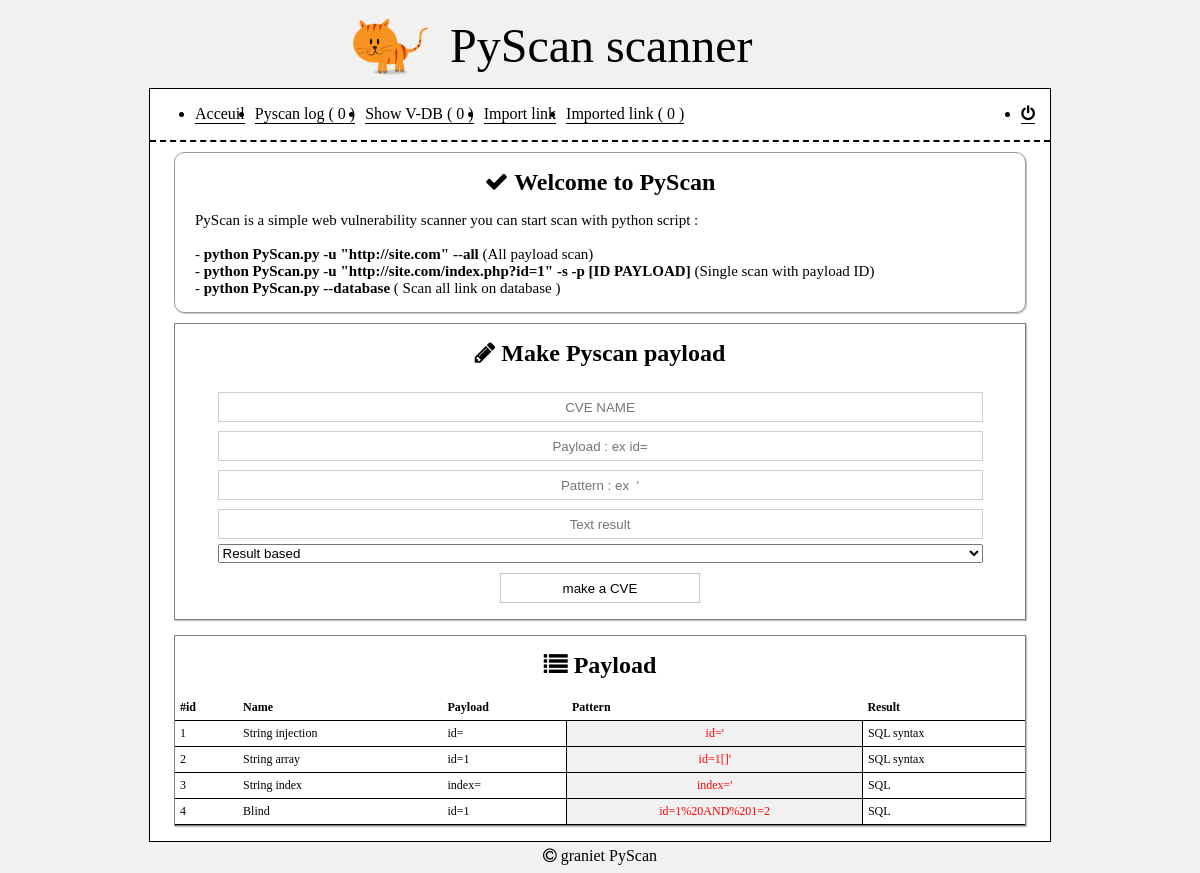
The page /panel/index.php (signed in) on the database its author committed.
### tables this page shows
CREATE TABLE `payloadcve` (
`id` int(11) NOT NULL,
  `name` text NOT NULL,
  `payload` text NOT NULL,
  `pattern` text NOT NULL,
  `result` text NOT NULL,
  `perform` text NOT NULL
);

### web/panel/config/config.php (the view, shortened to what this page needs)
<?php
$bdd = new PDO('mysql:host=localhost;dbname=pyscan', 'root', 'root');
        ?>
        <?php
function GetPayload()
{
    global $bdd;
    $select_log = $bdd->prepare("SELECT * FROM payloadcve");
    $select_log->execute();
    while($fetch = $select_log->fetch())
    {
        ?>
              <tr>
                <td><?php echo $fetch['id'];?></td>
                <td><?php echo $fetch['name'];?></td>
                <td><?php echo $fetch['payload']; ?></td>
                <td class="active"><?php echo $fetch['pattern']; ?></td>
                <td><?php echo $fetch['result']; ?></td>
              </tr>
        <?php
    }
}
        ?>
        <?php
function countunreadlog()
{
    global $bdd;
    $select = $bdd->prepare("SELECT COUNT(*) FROM logs WHERE unread = '0'");
    $select->execute();
    $fetch = $select->fetch();
    if($fetch['COUNT(*)'] != NULL)
        return $fetch['COUNT(*)'];
}
function countunreadvuln()
{
    global $bdd;
    $select = $bdd->prepare("SELECT COUNT(*) FROM vuln_logs WHERE unread = '0'");
    $select->execute();
    $fetch = $select->fetch();
    if($fetch['COUNT(*)'] != NULL)
        return $fetch['COUNT(*)'];
}
function countimported()
{
    global $bdd;
    $select = $bdd->prepare("SELECT COUNT(*) FROM linkchecked WHERE checkeding = '0'");
    $select->execute();
    $fetch = $select->fetch();
    if($fetch['COUNT(*)'] != NULL)
        return $fetch['COUNT(*)'];
}
?>

### web/panel/index.php (shortened to what this page needs)
<html>
    <head>
        <link rel="stylesheet" href="https://maxcdn.bootstrapcdn.com/font-awesome/4.5.0/css/font-awesome.min.css">
        <link rel="stylesheet" href="styles.css" />
    </head>
    <div class="logo"><p class="titrelogo">PyScan scanner</p></div>
<?php
if(!isset($_SESSION['login']) || $_SESSION['login'] == '')
    require_once('page/login/index.php');
elseif(isset($_SESSION['login']) && $_SESSION['login'] != '')
{
    if(!isset($_GET['action']) || $_GET['action'] == "index")
        require_once('page/panel/index.php');
    elseif(isset($_GET['action']) && $_GET['action'] != '')
    {
        $dir = $_GET['action'];
        if(is_dir("page/$dir") && file_exists("page/$dir/index.php"))
            require_once("page/".$dir."/index.php");
        else
            echo "404 NOT FOUND";
    }
}
    ?>
</html>

### web/panel/page/panel/index.php (shortened to what this page needs)
<?php
require('config/config.php');
?>
<div class="container">
    <div class="header">
        <?php
        require_once('includes/menu.php');
        ?>
    </div>
    <div class="body">
        <div class="firstinfo">
            <h1 class="titre"><i class="fa fa-check"></i> Welcome to PyScan</h1>
            <p class="introduction">
                PyScan is a simple web vulnerability scanner you can start scan with python script : <br />
                <br />
                - <b>python PyScan.py -u "http://site.com" --all </b>(All payload scan)<br />
                - <b>python PyScan.py -u "http://site.com/index.php?id=1" -s -p [ID PAYLOAD]</b> (Single scan with payload ID)<br />
                - <b>python PyScan.py --database </b> ( Scan all link on database )<br />
            </p>
        </div>
        <div class="CVE">
            <h1 class="titre"><i class="fa fa-pencil"></i> Make Pyscan payload </h1>
            <form action="#" method="post">
                <input class="making" type="text" name="name" placeholder="CVE NAME" />
                <input class="making" type="text" name="payload" placeholder="Payload : ex id=" />
                <input class="making" type="text" name="pattern" placeholder="Pattern : ex  '" />
                <input class="making" type="text" name="result" placeholder="Text result" />
                <select class="selectcve" name="type">
                    <option value="result">Result based</option>
                </select>
                <input class="sendcve" type="submit" name="envoyer" value="make a CVE" />
            </form>
        </div>
        <div class="CVE">
            <h1 class="titre"><i class="fa fa-list"></i> Payload</h1>
            <table>
              <tr>
                <th>#id</th>
                <th>Name</th>
                <th>Payload</th>
                <th>Pattern</th>
                <th>Result</th>
              </tr>
                <?php
                GetPayload();
                ?>
            </table>
        </div>
    </div>
</div>
<div class="footer"><i class="fa fa-copyright"></i> graniet PyScan</div>

### web/panel/includes/menu.php (shortened to what this page needs)
<?php
$count_unread_vuln = countunreadvuln();
$count_unread_logs = countunreadlog();
$count_imported = countimported();
?>
        <div class="menu">
            <ul>
                <li><a href='?action=index'>Acceuil</a></li>
                <li><a href='?action=log'>Pyscan log ( <?php echo $count_unread_logs; ?> )</a></li>
                <li><a href='?action=vuln'>Show V-DB ( <?php echo $count_unread_vuln; ?> )</a></li>
                <li><a href='?action=import'>Import link</a></li>
                <li><a href='?action=imported'>Imported link ( <?php echo $count_imported; ?> )</a></li>
                <li class="right"><a href='?action=logout'><i class="fa fa-power-off"></i></a></li>
            </ul>
        </div>

### web/panel/styles.css (style rules this page uses)
li { float: left; margin-left: 5px; margin-right: 5px; color: black; border-bottom: 1px solid black; }
.footer { margin-left: auto; margin-right: auto; width: 900px; text-align: center; margin-top: 5px; }
li a { text-decoration: none; color: black; }
.container { background-color: white; width: 900px; min-height: 150px; margin-left: auto; margin-right: auto; margin-top: 0px; border: 1px solid black; }
.right { float: right; margin-right: 15px; }
.firstinfo { border-radius: 10px; background-color: white; min-height: 150px; width: 850px; margin-left: auto; margin-right: auto; margin-top: 10px; margin-bottom: 10px; border: 1px solid #9C9898; box-shadow: 1px 1px 1px #C5C3C3; }
.header { height: 35px; border-bottom: 2px dashed black; }
.active { border: 1px solid black; text-align: center; background-color: #F2F1F1; color: red; }
.titre { text-align: center; font-size: 1.5em; color: black; }
table { font-size: 12px; width:100%; }
table, th, td { border-bottom:1px solid black; border-collapse: collapse; }
th, td { padding: 5px; text-align: left; }
.logo { width: 500px; margin-left: auto; margin-right: auto; height: 80px; background-image: url('images/pyscan.png'); background-repeat: no-repeat; background-size: 80px; }
.titrelogo { font-size: 3em; margin-left: 100px; padding-top: 10px; }
.introduction { margin-left: 20px; font-size: 15px; margin-right: 20px; }
.CVE { text-align: center; border: 1px solid grey; min-height: 150px; width: 850px; margin-left: auto; margin-right: auto; margin-bottom: 15px; box-shadow: 1px 1px 1px #C5C3C3; }
.making { width: 90%; margin-top: 9px; height: 30px; border: 1px solid rgba(128, 128, 128, 0.38); text-align: center; }
.sendcve { margin-top: 10px; height: 30px; width: 200px; border: 1px solid rgba(128, 128, 128, 0.45); background-color: white; }
.selectcve { width: 90%; margin-top: 5px; }

### rows shown on the page
payloadcve: id "1", name "String injection", payload "id=", pattern "id='", result "SQL syntax"
payloadcve: id "2", name "String array", payload "id=1", pattern "id=1[]'", result "SQL syntax"
payloadcve: id "3", name "String index", payload "index=", pattern "index='", result "SQL"
payloadcve: id "4", name "Blind", payload "id=1", pattern "id=1%20AND%201=2", result "SQL"

### other values the page prints
$count_unread_logs "0"
$count_unread_vuln "0"
$count_imported "0"
